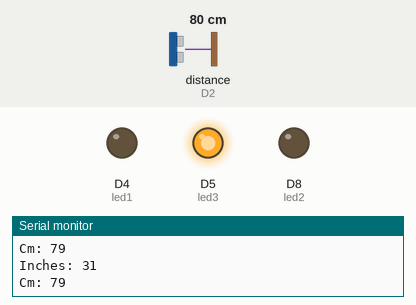
This sketch was run on a simulated ESP8266 (NodeMCU). Shown: output pins drawn as LEDs (lit = HIGH), the last lines printed to the serial monitor. Wiring (inferred from the names in the program): ultrasonic range finder: trigger D1; echo D2. The test bench sets the inputs (shaded band); at power-on: distance to the obstacle (sensor on D2) 80 cm. The echo pulse lasts 58.3 µs per cm; pins used as bus, display or sensor lines are not drawn.

Above: at 1.3 s.
1.4 s: distance to the obstacle (sensor on D2) set to 55 cm
2.9 s: distance to the obstacle (sensor on D2) set to 46 cm
At 4.2 s:
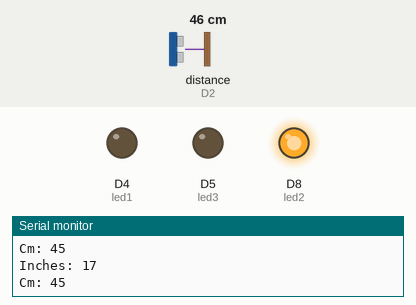
4.5 s: distance to the obstacle (sensor on D2) set to 27 cm
6.0 s: distance to the obstacle (sensor on D2) set to 23 cm
At 7.2 s:
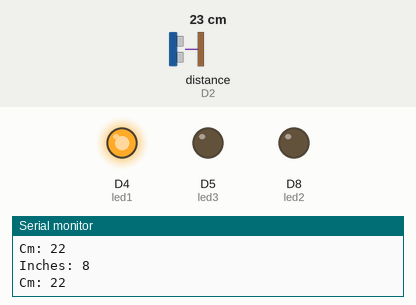
7.5 s: distance to the obstacle (sensor on D2) set to 35 cm
At 8.6 s:
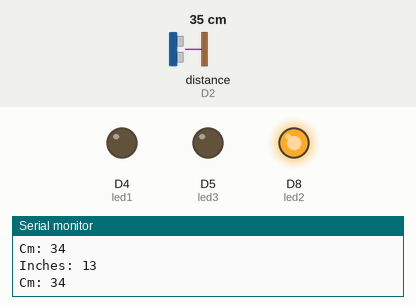
9.0 s: distance to the obstacle (sensor on D2) set to 2 cm
At 9.9 s:
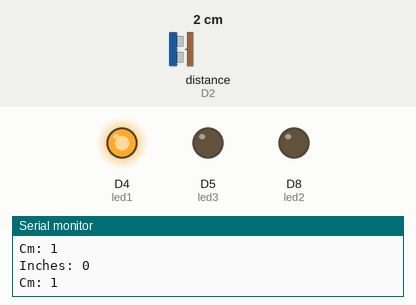
Timing chart, 0 to 11.5 s (numbered marks = the images above; inputs shaded):
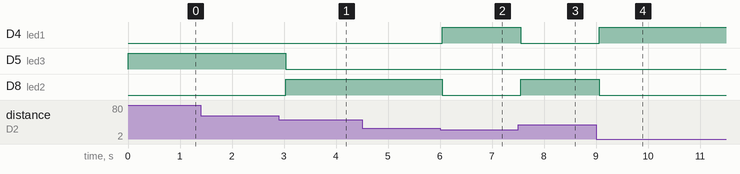

The sketch:

ultrasonicSensor_3_leds_with_distance.ino
```cpp
int trigger = D1;
int echo = D2;
int led1 = D4;
int led2 = D8;
int led3 = D5;

long duration = 0;
int cm = 0;
int inch = 0;


void setup() {
  // put your setup code here, to run once:
  Serial.begin(9600);
  pinMode(trigger, OUTPUT);
  pinMode(echo, INPUT);
  pinMode(led1, OUTPUT);
  pinMode(led2, OUTPUT);
  pinMode(led3, OUTPUT);
}

void loop() {
  // put your main code here, to run repeatedly:
  digitalWrite(trigger, LOW);
  digitalWrite(trigger, HIGH);
  digitalWrite(trigger, LOW);

  duration = pulseIn(echo, HIGH);
  cm = duration*0.034/2;
  inch = duration*0.0133/2;

  if (inch < 10){
    digitalWrite(led1, HIGH);
    digitalWrite(led2, LOW);
    digitalWrite(led3, LOW);
  } else if(inch < 20) {
    digitalWrite(led2, HIGH);
    digitalWrite(led1, LOW);
    digitalWrite(led3, LOW);
  }else{
    digitalWrite(led3, HIGH);
    digitalWrite(led1, LOW);
    digitalWrite(led2, LOW);
  }

  if (inch < 100 ) {
    Serial.print("Inches: ");
    Serial.println(inch);
    Serial.print("Cm: ");
    Serial.println(cm);
  }
  delay(500);
}
```

Measured:
- the behaviour switches between 52 and 51 cm on distance to the obstacle (sensor on D2) (found by bisection; images 0 and 1)
- the behaviour switches between 26 and 25 cm on distance to the obstacle (sensor on D2) (found by bisection; images 1 and 2)
- after the input at 2.9 s, D5 (led3): HIGH → LOW after 0.13 s; D8 (led2): LOW → HIGH after 0.13 s
- after the input at 6.0 s, D4 (led1): LOW → HIGH after 0.05 s; D8 (led2): HIGH → LOW after 0.05 s
- after the input at 7.5 s, D4 (led1): HIGH → LOW after 0.05 s; D8 (led2): LOW → HIGH after 0.05 s
- after the input at 9.0 s, D4 (led1): LOW → HIGH after 0.06 s; D8 (led2): HIGH → LOW after 0.06 s
